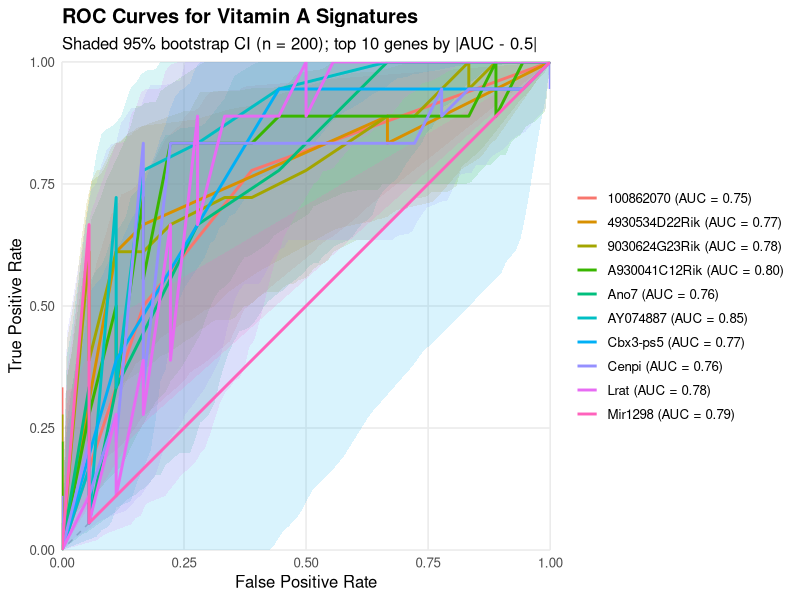

Write R code to recreate this figure.
# ---- packages ----
suppressPackageStartupMessages({
  library(readr)
  library(dplyr)
  library(stringr)
  library(ggplot2)
  library(scales)
  library(pROC)
  library(tidyr)
  library(purrr)
})

# ---- parameters ----
set.seed(42)
top_n   <- 10        # how many genes to plot (by |AUC - 0.5|)
boot_n  <- 200       # bootstrap resamples for CI
grid_n  <- 100       # FPR grid points for ribbons
out_png <- "vitA_top_genes_ROC_R.png"
out_csv <- "vitA_top_genes_auc_R.csv"

# ---- load data ----
expr <- read_csv("data-raw/A-Retinol/Training/GSE299530_features_combined_2021.csv",
                 show_col_types = FALSE)

# Ensure the first column is named ENTREZID
names(expr)[1] <- "ENTREZID"
expr <- expr |>
  mutate(ENTREZID = suppressWarnings(as.integer(ENTREZID))) |>
  filter(!is.na(ENTREZID))

map_df <- read_csv("data-raw/mouse_entrez_to_symbol.cleaned.csv",
                   show_col_types = FALSE) |>
  transmute(ENTREZID = suppressWarnings(as.integer(ENTREZID)),
            SYMBOL   = as.character(SYMBOL)) |>
  filter(!is.na(ENTREZID)) |>
  distinct(ENTREZID, .keep_all = TRUE)

# ---- derive labels from column names ----
sample_cols <- setdiff(names(expr), "ENTREZID")

lab_vec <- case_when(
  str_detect(tolower(sample_cols), "vad") ~ 1L,   # positive class
  str_detect(tolower(sample_cols), "vas") ~ 0L,
  TRUE ~ NA_integer_
)

label_df <- tibble(sample = sample_cols, y = lab_vec) |>
  filter(!is.na(y))

labeled_cols <- label_df$sample
y            <- label_df$y

# Keep only labeled samples
X <- expr |>
  select(ENTREZID, all_of(labeled_cols))

# Convert to numeric and impute per-gene median for NAs
X[labeled_cols] <- lapply(X[labeled_cols], function(v) suppressWarnings(as.numeric(v)))
X <- X |>
  rowwise() |>
  mutate(across(all_of(labeled_cols), ~ ifelse(is.na(.x), median(c_across(all_of(labeled_cols)), na.rm = TRUE), .x))) |>
  ungroup()

# ---- compute per-gene AUC ----
calc_auc <- function(scores, y) {
  # if scores are constant, AUC is undefined wrt ranking
  if (isTRUE(all(scores == scores[1]))) return(NA_real_)
  as.numeric(pROC::auc(response = y, predictor = scores, quiet = TRUE))
}

auc_tbl <- X |>
  mutate(AUC = pmap_dbl(across(all_of(labeled_cols)), ~ calc_auc(c(...), y))) |>
  filter(!is.na(AUC)) |>
  mutate(Delta = abs(AUC - 0.5)) |>
  arrange(desc(Delta)) |>
  left_join(map_df, by = "ENTREZID") |>
  mutate(Label = if_else(!is.na(SYMBOL) & SYMBOL != "",
                         paste0(SYMBOL, " (AUC = ", sprintf("%.2f", AUC), ")"),
                         paste0(ENTREZID, " (AUC = ", sprintf("%.2f", AUC), ")")))

# Save a CSV of the top genes by |AUC-0.5|
auc_tbl |>
  slice_head(n = top_n) |>
  select(ENTREZID, SYMBOL, AUC) |>
  write_csv(out_csv)

# ---- helper: ROC with bootstrap CI ribbon ----
roc_with_ci <- function(scores, y, boot_n = 200, grid_n = 100) {
  # main ROC
  roc_obj <- pROC::roc(response = y, predictor = scores, quiet = TRUE)
  fpr     <- 1 - roc_obj$specificities
  tpr     <- roc_obj$sensitivities
  auc_val <- as.numeric(pROC::auc(roc_obj))
  
  # common FPR grid to build ribbons
  grid <- seq(0, 1, length.out = grid_n)
  
  # bootstrap resampling
  n <- length(y)
  tpr_mat <- matrix(NA_real_, nrow = grid_n, ncol = boot_n)
  
  for (b in seq_len(boot_n)) {
    idx <- sample.int(n, size = n, replace = TRUE)
    yb  <- y[idx]
    sb  <- scores[idx]
    # need at least one sample from each class
    if (length(unique(yb)) < 2) next
    roc_b <- pROC::roc(response = yb, predictor = sb, quiet = TRUE)
    fpr_b <- 1 - roc_b$specificities
    tpr_b <- roc_b$sensitivities
    # interpolate TPR at the common FPR grid
    tpr_interp <- approx(x = fpr_b, y = tpr_b, xout = grid, ties = mean, rule = 2)$y
    tpr_interp[1]  <- 0
    tpr_interp[grid_n] <- 1
    tpr_mat[, b] <- tpr_interp
  }
  
  ci_lower <- apply(tpr_mat, 1, quantile, probs = 0.025, na.rm = TRUE)
  ci_upper <- apply(tpr_mat, 1, quantile, probs = 0.975, na.rm = TRUE)
  
  list(
    curve = tibble(FPR = fpr, TPR = tpr),
    ribbon = tibble(FPR = grid, TPR_low = ci_lower, TPR_high = ci_upper),
    auc = auc_val
  )
}

# ---- build plotting data for the top N genes ----
top_genes <- auc_tbl |>
  slice_head(n = top_n)

roc_list <- pmap(
  list(scores_row = split(X[labeled_cols], X$ENTREZID)[as.character(top_genes$ENTREZID)],
       gid = top_genes$ENTREZID,
       label = top_genes$Label),
  function(scores_row, gid, label) {
    scores <- as.numeric(scores_row)
    rc     <- roc_with_ci(scores, y, boot_n = boot_n, grid_n = grid_n)
    list(
      gene_id = gid,
      label   = label,
      curve   = rc$curve |> mutate(Gene = label),
      ribbon  = rc$ribbon |> mutate(Gene = label),
      auc     = rc$auc
    )
  }
)

curve_df  <- bind_rows(lapply(roc_list, `[[`, "curve"))
ribbon_df <- bind_rows(lapply(roc_list, `[[`, "ribbon"))

# ---- plot ----
p <- ggplot() +
  geom_abline(slope = 1, intercept = 0, linetype = "dashed", color = "grey50", alpha = 0.6) +
  geom_ribbon(data = ribbon_df,
              aes(x = FPR, ymin = TPR_low, ymax = TPR_high, fill = Gene),
              alpha = 0.15, color = NA) +
  geom_line(data = curve_df,
            aes(x = FPR, y = TPR, color = Gene), linewidth = 1) +
  scale_x_continuous("False Positive Rate", limits = c(0, 1), expand = c(0,0)) +
  scale_y_continuous("True Positive Rate",  limits = c(0, 1), expand = c(0,0)) +
  guides(fill = "none") +
  labs(title = "ROC Curves for Vitamin A Signatures",
       subtitle = paste0("Shaded 95% bootstrap CI (n = ", boot_n, "); top ", top_n, " genes by |AUC - 0.5|"),
       color = NULL) +
  theme_minimal(base_size = 12) +
  theme(legend.position = "right",
        panel.grid.minor = element_blank(),
        plot.title = element_text(face = "bold"))

ggsave(out_png, p, width = 10, height = 6, dpi = 160)

message("Saved figure: ", out_png)
message("Saved AUC table: ", out_csv)
